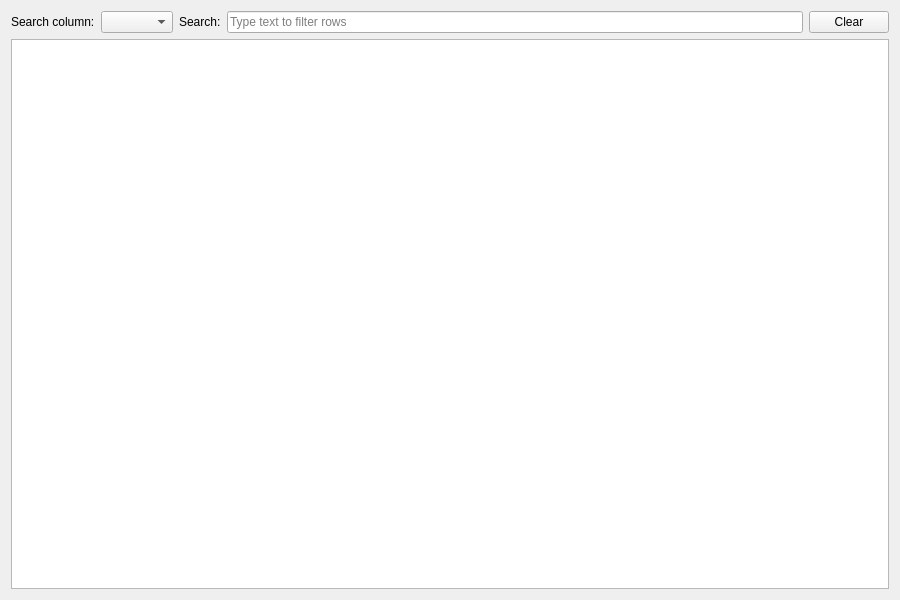
<?xml version="1.0" encoding="UTF-8"?>
<ui version="4.0">
 <class>DocumentWidget</class>
 <widget class="QWidget" name="DocumentWidget">
  <property name="geometry">
   <rect>
    <x>0</x>
    <y>0</y>
    <width>900</width>
    <height>600</height>
   </rect>
  </property>
  <layout class="QVBoxLayout" name="verticalLayout">
   <item>
    <layout class="QHBoxLayout" name="searchLayout">
     <item>
      <widget class="QLabel" name="searchColumnLabel">
       <property name="text">
        <string>Search column:</string>
       </property>
       <property name="buddy">
        <cstring>searchColumnComboBox</cstring>
       </property>
      </widget>
     </item>
     <item>
      <widget class="QComboBox" name="searchColumnComboBox"/>
     </item>
     <item>
      <widget class="QLabel" name="searchTextLabel">
       <property name="text">
        <string>Search:</string>
       </property>
       <property name="buddy">
        <cstring>searchLineEdit</cstring>
       </property>
      </widget>
     </item>
     <item>
      <widget class="QLineEdit" name="searchLineEdit">
       <property name="placeholderText">
        <string>Type text to filter rows</string>
       </property>
      </widget>
     </item>
     <item>
      <widget class="QPushButton" name="clearSearchButton">
       <property name="text">
        <string>Clear</string>
       </property>
      </widget>
     </item>
    </layout>
   </item>
   <item>
    <widget class="QTableView" name="roomsTableView">
     <property name="alternatingRowColors">
      <bool>true</bool>
     </property>
     <property name="selectionBehavior">
      <enum>QAbstractItemView::SelectRows</enum>
     </property>
     <property name="selectionMode">
      <enum>QAbstractItemView::ExtendedSelection</enum>
     </property>
     <property name="sortingEnabled">
      <bool>true</bool>
     </property>
    </widget>
   </item>
  </layout>
 </widget>
 <resources/>
 <connections/>
</ui>
